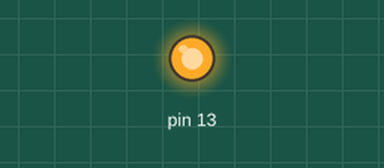
Recording of a sketch running on a simulated Arduino Uno, built with avr-gcc and run on an emulated ATmega328P. Shown: output pins drawn as LEDs (lit = HIGH).

Above: at 5.0 s.
At 15.0 s:
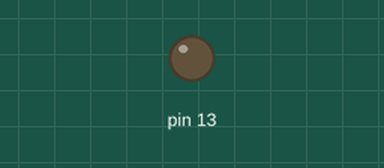
Timing chart, 0 to 26.0 s (numbered marks = the images above):
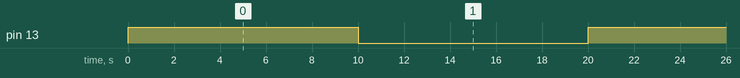

Measured:
- by itself, pin 13: alternates HIGH for 10.0 s and LOW for 10.0 s

The sketch:

lab4-checkpoint03.ino
```cpp
#include <avr/interrupt.h>
#include <avr/io.h>

const int ONE_SEC_TCNT = 3036;

int timer = 0;

ISR(TIMER1_OVF_vect) {
  TCNT1 = ONE_SEC_TCNT;
  timer++;
  if (timer==10) {
    timer=0;
    PORTB ^= 0x20;
  }

}

int main(void) {
  // WGM1 = 0000 Normal Mode
  // CS1 = 100 divide 1024
  timer = 0;
  DDRB = 0x20; // PB5 output
  PORTB = 0x20;

  TIMSK1 |= 0x01;
  TCCR1A = 0x00; // WGM1[3:0] = 0000, COMnX01 -> 0
  TCCR1B = 0x04; // CS1[2:0] = 100 -> /256
  TCCR1C = 0x00;

  TCNT1 = ONE_SEC_TCNT;

  sei();

  while(1) {
    // empty loop
  }
}
```
